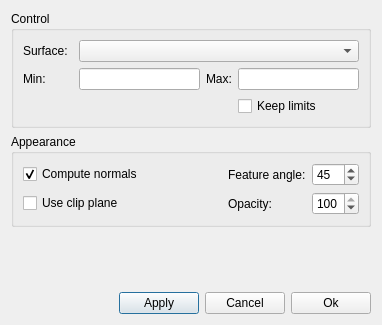
<ui version="4.0" >
 <class>surfaceDialog</class>
 <widget class="QDialog" name="surfaceDialog" >
  <property name="geometry" >
   <rect>
    <x>0</x>
    <y>0</y>
    <width>380</width>
    <height>325</height>
   </rect>
  </property>
  <property name="windowTitle" >
   <string>Surfaces</string>
  </property>
  <property name="windowIcon" >
   <iconset/>
  </property>
  <layout class="QVBoxLayout" >
   <item>
    <widget class="QGroupBox" name="controlGroup" >
     <property name="title" >
      <string>Control</string>
     </property>
     <layout class="QVBoxLayout" >
      <item>
       <layout class="QHBoxLayout" >
        <item>
         <widget class="QLabel" name="surfaceLabel" >
          <property name="minimumSize" >
           <size>
            <width>50</width>
            <height>0</height>
           </size>
          </property>
          <property name="maximumSize" >
           <size>
            <width>50</width>
            <height>16777215</height>
           </size>
          </property>
          <property name="text" >
           <string>Surface:</string>
          </property>
         </widget>
        </item>
        <item>
         <widget class="QComboBox" name="surfaceCombo" >
          <property name="minimumSize" >
           <size>
            <width>280</width>
            <height>0</height>
           </size>
          </property>
          <property name="maximumSize" >
           <size>
            <width>16777215</width>
            <height>24</height>
           </size>
          </property>
         </widget>
        </item>
       </layout>
      </item>
      <item>
       <layout class="QGridLayout" >
        <item row="0" column="0" >
         <widget class="QLabel" name="minLabel" >
          <property name="minimumSize" >
           <size>
            <width>50</width>
            <height>0</height>
           </size>
          </property>
          <property name="text" >
           <string>Min:</string>
          </property>
         </widget>
        </item>
        <item row="0" column="1" >
         <widget class="QLineEdit" name="minEdit" >
          <property name="maximumSize" >
           <size>
            <width>16777215</width>
            <height>24</height>
           </size>
          </property>
         </widget>
        </item>
        <item row="0" column="2" >
         <widget class="QLabel" name="maxLabel" >
          <property name="text" >
           <string>Max:</string>
          </property>
         </widget>
        </item>
        <item row="0" column="3" >
         <widget class="QLineEdit" name="maxEdit" >
          <property name="maximumSize" >
           <size>
            <width>16777215</width>
            <height>24</height>
           </size>
          </property>
         </widget>
        </item>
        <item row="1" column="3" >
         <widget class="QCheckBox" name="keepLimits" >
          <property name="text" >
           <string>Keep limits</string>
          </property>
         </widget>
        </item>
       </layout>
      </item>
     </layout>
    </widget>
   </item>
   <item>
    <widget class="QGroupBox" name="appearanceGroup" >
     <property name="title" >
      <string>Appearance</string>
     </property>
     <layout class="QVBoxLayout" >
      <item>
       <layout class="QGridLayout" >
        <item row="0" column="0" >
         <widget class="QCheckBox" name="useNormals" >
          <property name="text" >
           <string>Compute normals</string>
          </property>
          <property name="checked" >
           <bool>true</bool>
          </property>
         </widget>
        </item>
        <item row="0" column="2" >
         <widget class="QLabel" name="angleLabel" >
          <property name="text" >
           <string>Feature angle:</string>
          </property>
         </widget>
        </item>
        <item row="0" column="3" >
         <widget class="QSpinBox" name="featureAngle" >
          <property name="maximum" >
           <number>90</number>
          </property>
          <property name="value" >
           <number>45</number>
          </property>
         </widget>
        </item>
        <item row="1" column="2" >
         <widget class="QLabel" name="opacityLabel" >
          <property name="text" >
           <string>Opacity:</string>
          </property>
         </widget>
        </item>
        <item row="1" column="3" >
         <widget class="QSpinBox" name="opacitySpin" >
          <property name="maximum" >
           <number>100</number>
          </property>
          <property name="value" >
           <number>100</number>
          </property>
         </widget>
        </item>
        <item row="0" column="1" >
         <spacer>
          <property name="orientation" >
           <enum>Qt::Horizontal</enum>
          </property>
          <property name="sizeHint" >
           <size>
            <width>40</width>
            <height>20</height>
           </size>
          </property>
         </spacer>
        </item>
        <item row="1" column="0" >
         <widget class="QCheckBox" name="clipPlane" >
          <property name="text" >
           <string>Use clip plane</string>
          </property>
         </widget>
        </item>
       </layout>
      </item>
     </layout>
    </widget>
   </item>
   <item>
    <spacer>
     <property name="orientation" >
      <enum>Qt::Vertical</enum>
     </property>
     <property name="sizeHint" >
      <size>
       <width>20</width>
       <height>40</height>
      </size>
     </property>
    </spacer>
   </item>
   <item>
    <layout class="QHBoxLayout" >
     <item>
      <spacer>
       <property name="orientation" >
        <enum>Qt::Horizontal</enum>
       </property>
       <property name="sizeHint" >
        <size>
         <width>40</width>
         <height>20</height>
        </size>
       </property>
      </spacer>
     </item>
     <item>
      <widget class="QPushButton" name="applyButton" >
       <property name="text" >
        <string>Apply</string>
       </property>
       <property name="icon" >
        <iconset/>
       </property>
      </widget>
     </item>
     <item>
      <widget class="QPushButton" name="cancelButton" >
       <property name="text" >
        <string>Cancel</string>
       </property>
       <property name="icon" >
        <iconset resource="../ElmerGUI.qrc" >:/icons/dialog-close.png</iconset>
       </property>
      </widget>
     </item>
     <item>
      <widget class="QPushButton" name="okButton" >
       <property name="text" >
        <string>Ok</string>
       </property>
       <property name="icon" >
        <iconset resource="../ElmerGUI.qrc" >:/icons/dialog-ok-apply.png</iconset>
       </property>
      </widget>
     </item>
    </layout>
   </item>
  </layout>
 </widget>
 <resources>
  <include location="../ElmerGUI.qrc" />
 </resources>
 <connections/>
</ui>
